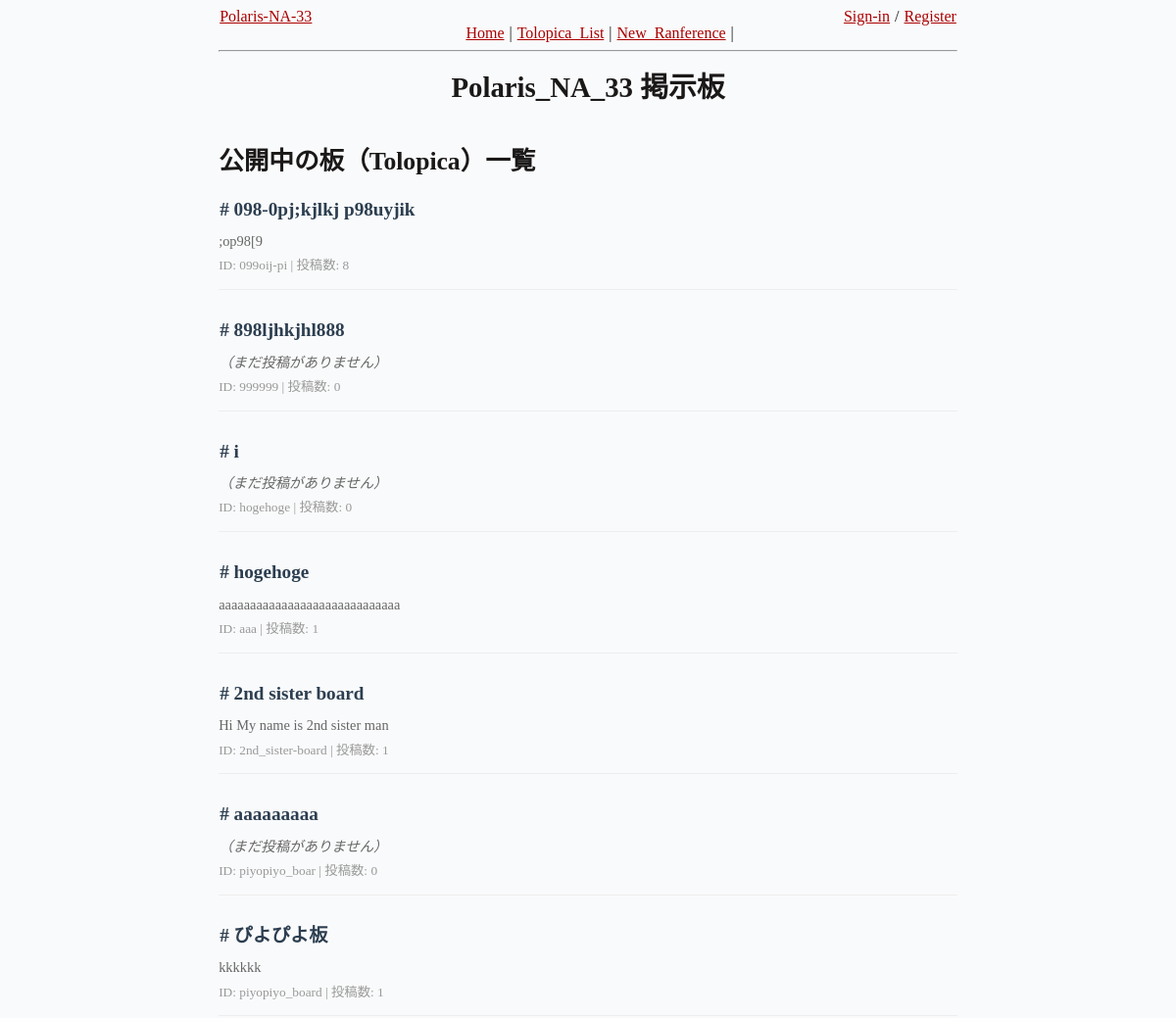
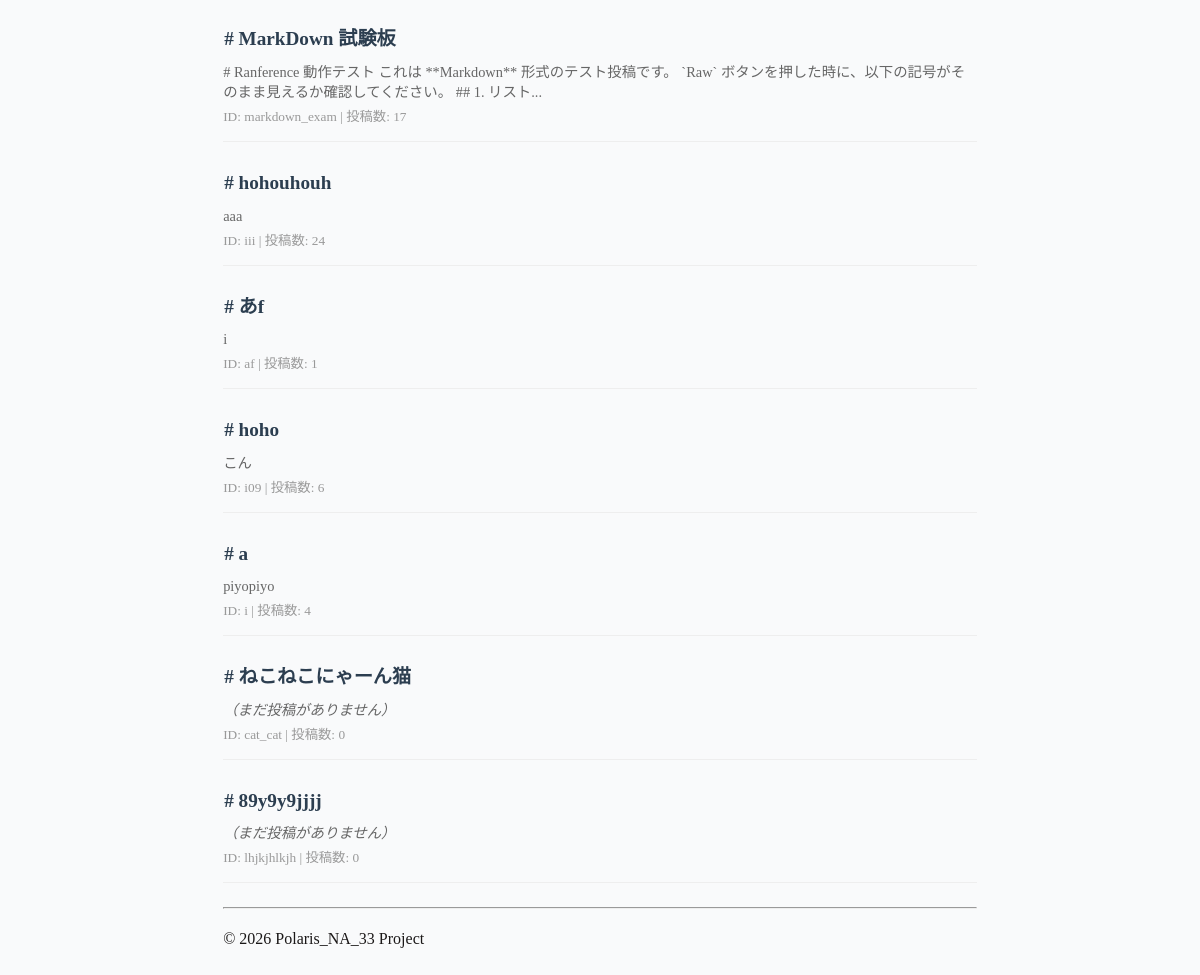
The app's page /tolopica/ with its own data (2 pictures, top to bottom).
### host/models.py (models this page shows)
class Tolopica(db.Model):
    __tablename__ = 'tolopica'
    id: Mapped[int] = mapped_column(primary_key=True)
    text_id: Mapped[str] = mapped_column(String(128), unique=True, nullable=False)
    title: Mapped[str] = mapped_column(String(128), nullable=False)
    created_at: Mapped[datetime] = mapped_column(DateTime, default=get_utc_now)
    ranferences: Mapped[List["Ranference"]] = relationship(back_populates="tolopica")

class Ranference(db.Model):
    __tablename__ = 'ranference'
    id: Mapped[int] = mapped_column(primary_key=True)
    content: Mapped[str] = mapped_column(Text, nullable=False)
    created_at: Mapped[datetime] = mapped_column(DateTime, default=get_utc_now)
    tolopica_id: Mapped[int] = mapped_column(ForeignKey('tolopica.id'))
    faceman_id: Mapped[Optional[int]] = mapped_column(ForeignKey('known_person.id'), nullable=True)
    tolopica: Mapped["Tolopica"] = relationship(back_populates="ranferences")
    author: Mapped[Optional["Known_Person"]] = relationship(back_populates="ranferences")
    coding_type: Mapped[str] = mapped_column(String(20), default='text')

### host/routes/tolopica_gate.py (the view)
    def tolopica_list(self):
        topics = self.db.execute(
            select(Tolopica).order_by(Tolopica.created_at.desc())
        ).scalars().all()
        return render_template('tolopica_list.html', topics=topics)

### host/templates/tolopica_list.html (shortened to what this page needs)
{% extends "base.html" %}
{% block content %}
<section class="topic-list">
  <h2>公開中の板（Tolopica）一覧</h2>
  <ul style="list-style: none; padding: 0;">
    {% for topic in topics %}
    <li class="topic-item" style="margin-bottom: 1.5rem; border-bottom: 1px solid #eee; padding-bottom: 10px;">
      <a href="{{ url_for('tolopica.tolopica_show', text_id=topic.text_id) }}"
         style="text-decoration: none; font-size: 1.2rem; font-weight: bold; color: #2c3e50;">
        # {{ topic.title }}
      </a>
      <div style="margin-top: 5px; color: #666; font-size: 0.9rem; line-height: 1.4;">
        {% if topic.ranferences %}
        {{ topic.ranferences[0].content | striptags | replace('\n', ' ') | truncate(100, True, '...') }}
        {% else %}
        <span style="font-style: italic;">（まだ投稿がありません）</span>
        {% endif %}
      </div>
      <small style="color: #999;">
        ID: {{ topic.text_id }} |
        投稿数: {{ topic.ranferences|length }}
      </small>
    </li>
    {% else %}
    <p>まだ板が作成されていません。<a href="{{ url_for('tolopica.tolopica_add_get') }}">新しい板を作成</a>してみませんか？</p>
    {% endfor %}
  </ul>
</section>
{% endblock %}

### host/templates/base.html (shortened to what this page needs)
<!DOCTYPE html>
<html lang="ja">
  <head>
    <link rel="stylesheet" href="{{ url_for('static', filename='css/latex_style.css') }}">
    <link rel="stylesheet" href="{{ url_for('static', filename='css/na33_style.css') }}">
    <link rel="stylesheet" href="https://cdn.jsdelivr.net/npm/katex@0.16.10/dist/katex.min.css">
  </head>
  <body>
    <header>
      <table class="layout-table">
        <tr>
          <td rowspan="2" class="td-left">
            <a href="{{ url_for('portal.index')}}">Polaris-NA-33</a>
          </td>
          <td></td>
          <td class="td-right">
            {% if session.get('user_id') %}
            {{ session.get('user_name') }} /
            <a href="{{ url_for('facemans.signout_get') }}">Sign-out</a>
            {% else %}
            <a href="{{ url_for('facemans.signin_get') }}">Sign-in</a> /
            <a href="{{ url_for('facemans.signup_get') }}">Register</a>
            {% endif %}
          </td>
        </tr>
        <tr>
          <td colspan="2" class="td-left" >
            <a href="{{ url_for('portal.index') }}">Home</a> |
            <a href="{{ url_for('tolopica.tolopica_list')}}">Tolopica_List</a> |
            <a href="/ranference/">New_Ranference</a> |
          </td>
        </tr>
      </table>
      <hr />
    </header>
    <main>
      <h1>{% block h1 %}Polaris_NA_33 掲示板{% endblock %}</h1>
      {% block content %}{% endblock %}
    </main>
    <footer>
      <hr>
      <p>&copy; 2026 Polaris_NA_33 Project </p>
    </footer>
  </body>
</html>

### host/static/css/latex_style.css (style rules this page uses)
*, *::before, *::after { box-sizing: border-box; }
body, h1, h2, h3, h4, p, ul[class], ol[class], li, figure, figcaption, dl, dd { margin: 0; }
html { font-size: 1rem; scroll-behavior: smooth; }
body { font-family: 'Latin Modern', Georgia, Cambria, 'Times New Roman', Times, serif; line-height: 1.8; max-width: 80ch; min-height: 100vh; overflow-x: hidden; margin: 0 auto; padding: 2rem 1.25rem; counter-reset: theorem; counter-reset: definition; counter-reset: sidenote-counter; color: hsl(0, 5%, 10%); background-color: hsl(210, 20%, 98%); text-rendering: optimizeLegibility; }
p { text-align: justify; hyphens: auto; -webkit-hyphens: auto; -moz-hyphens: auto; margin-top: 1rem; }
a:not([class]) { text-decoration-skip-ink: auto; }
a, a:visited { color: #a00; }
table { border-collapse: collapse; border-spacing: 0; width: auto; max-width: 100%; border-top: 2.27px solid black; border-bottom: 2.27px solid black; overflow-x: auto; counter-increment: caption; }
table > tbody > tr:first-child > td, table > tbody > tr:first-child > th { border-top: 1.36px solid black; }
table > tbody > tr:last-child > td, table > tbody > tr:last-child > th { border-bottom: 1.36px solid black; }
th, td { text-align: left; padding: 0.5rem; line-height: 1.1; }
h1:first-child { text-align: center; }
h1 { font-size: 2.5rem; line-height: 3.25rem; margin-bottom: 1.625rem; }
h2 { font-size: 1.7rem; line-height: 2rem; margin-top: 3rem; }
h2, h3, h4, h5, h6 { margin-bottom: 0.8rem; }

### host/static/css/na33_style.css (style rules this page uses)
body { font-family: serif; max-width: 210mm; margin: auto; border-left: 1.5cm; border-right: 1.5cm; padding-top: 0.2cm; padding-bottom: 1.5cm; }
h1 { font-size: 1.8rem; line-height: 2.2rem; margin-bottom: 1.2rem; margin-top: 1.2rem; }
h2 { font-size: 1.6rem; line-height: 2rem; margin-top: 2.6rem; }
h2, h3, h4, h5, h6 { margin-bottom: 0.6rem; }
a { border: 1px; border-style: solid; border-color: rgba(0,0,0,0); }
.layout-table { width: 100%; border-collapse: collapse; border: none !important; table-layout: fixed; margin: 0; padding: 0; }
.layout-table tr, .layout-table td { border: none !important; padding: 0; vertical-align: baseline; }
.td-right { text-align: right; white-space: nowrap; }
.td-left { text-align: left; }

### records on screen
Tolopica: title "098-0pj;kjlkj p98uyjik", content ";op98[9", text_id "099oij-pi", ranferences|length "8"
Tolopica: title "898ljhkjhl888", shows "（まだ投稿がありません）", text_id "999999", ranferences|length "0"
Tolopica: title "i", shows "（まだ投稿がありません）", text_id "hogehoge", ranferences|length "0"
Tolopica: title "hogehoge", content "aaaaaaaaaaaaaaaaaaaaaaaaaaaaa", text_id "aaa", ranferences|length "1"
Tolopica: title "2nd sister board", content "Hi My name is 2nd sister man", text_id "2nd_sister-board", ranferences|length "1"
Tolopica: title "aaaaaaaaa", shows "（まだ投稿がありません）", text_id "piyopiyo_boar", ranferences|length "0"
Tolopica: title "ぴよぴよ板", content "kkkkkk", text_id "piyopiyo_board", ranferences|length "1"
Tolopica: title "MarkDown 試験板", content "# Ranference 動作テスト これは **Markdown** 形式のテスト投稿です。 `Raw` ボタンを押した時に、以下の記号がそのまま見えるか確認してください。 ## 1. リスト...", text_id "markdown_exam", ranferences|length "17"
Tolopica: title "hohouhouh", content "aaa", text_id "iii", ranferences|length "24"
Tolopica: title "あf", content "i", text_id "af", ranferences|length "1"
Tolopica: title "hoho", content "こん", text_id "i09", ranferences|length "6"
Tolopica: title "a", content "piyopiyo", text_id "i", ranferences|length "4"
Tolopica: title "ねこねこにゃーん猫", shows "（まだ投稿がありません）", text_id "cat_cat", ranferences|length "0"
Tolopica: title "89y9y9jjjj", shows "（まだ投稿がありません）", text_id "lhjkjhlkjh", ranferences|length "0"
